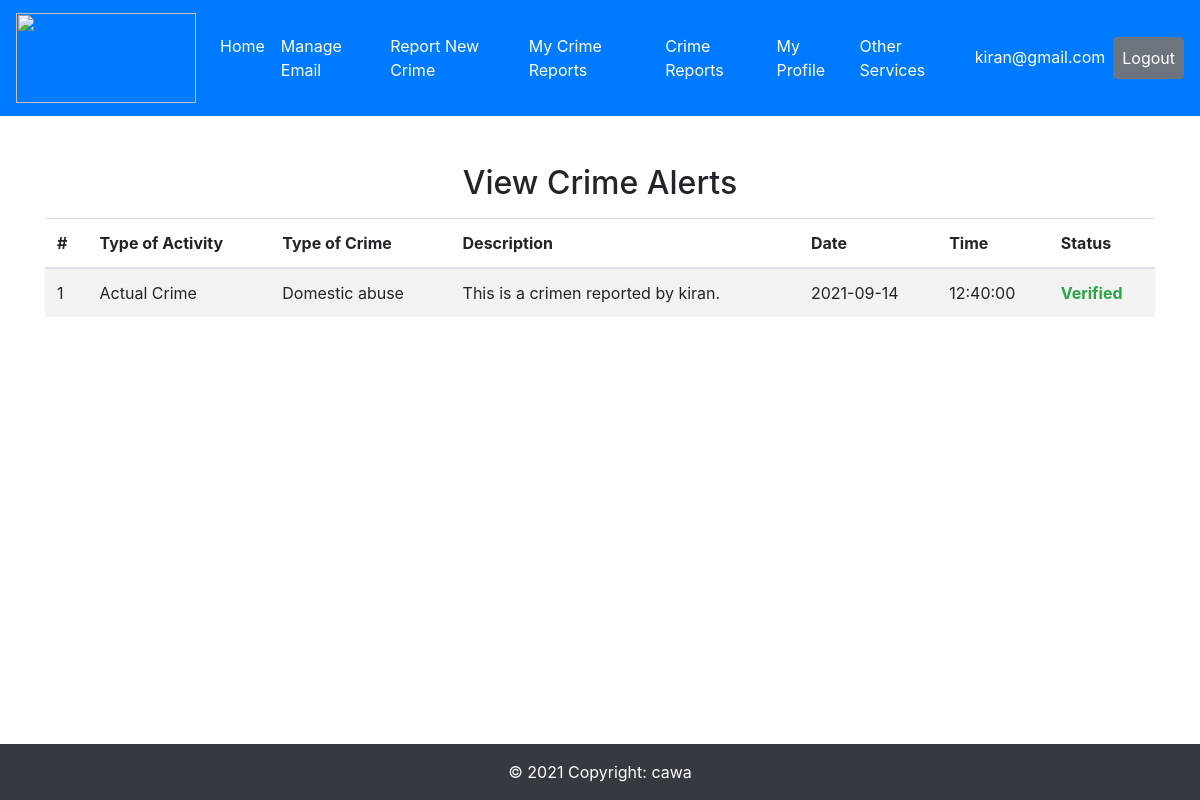
The page /view-my-report.php (signed in) on the database its author committed.
### tables this page shows
CREATE TABLE `crime_report` (
  `crid` int(11) NOT NULL,
  `user_email` varchar(60) NOT NULL,
  `dateofcrime` date NOT NULL,
  `timeofcrime` time NOT NULL,
  `typeofactivity` varchar(50) NOT NULL,
  `typeofcrime` varchar(50) NOT NULL,
  `crimedetails` text NOT NULL,
  `reported_at` timestamp NOT NULL DEFAULT current_timestamp(),
  `status` varchar(40) NOT NULL
);

### view-my-report.php (the view, shortened to what this page needs)
<!DOCTYPE html>
<html lang="en">
<head>
    <?php
    include_once 'linkFiles.php';
    ?>
</head>
<body>
<?php include_once "userheader.php" ?>
<div class="container my-5">
    <h2 class="text-center text-underline mb-3">View Crime Alerts</h2>
    <div class="table-responsive">
        <table class="table table-striped">
            <thead>
            <tr>
                <th>#</th>
                <th>Type&nbsp;of&nbsp;Activity</th>
                <th>Type&nbsp;of&nbsp;Crime</th>
                <th>Description</th>
                <th>Date</th>
                <th>Time</th>
                <th>Status</th>
            </tr>
            </thead>
            <tbody>
            <?php
            include_once 'connection.php';
            $userEmail = $_SESSION['EmailUser'];
            $select = "select * from crime_report where user_email='$userEmail'";
            $data = mysqli_query($conn, $select);
            $srno = 1;
            while ($row = mysqli_fetch_array($data)) {
                ?>
                <tr>
                    <td><?php echo $srno; ?></td>
                    <td><?php echo $row['typeofactivity'] ?></td>
                    <td><?php echo $row['typeofcrime'] ?></td>
                    <td><?php echo $row['crimedetails'] ?></td>
                    <td><?php echo $row['dateofcrime'] ?></td>
                    <td><?php echo $row['timeofcrime'] ?></td>
                    <td class="text-capitalize">
                        <?php
                        if ($row['status'] == "verified") {
                            ?>
                            <span class="text-success font-weight-bold"><?php echo $row['status']; ?></span>
                            <?php
                        } else {
                            echo $row['status'];
                        }
                        ?>
                    </td>
                </tr>
                <?php
                $srno++;
            }
            ?>
            </tbody>
        </table>
    </div>
</div>
<div class="fixed-bottom">
    <?php include_once "footer.php" ?>
</div>
</body>
</html>

### rows shown on the page
crime_report: typeofactivity "Actual Crime", typeofcrime "Domestic abuse", crimedetails "This is a crimen reported by kiran.", dateofcrime "2021-09-14", timeofcrime "12:40:00", status "Verified"

### other values the page prints
$_SESSION['EmailUser'] "kiran@gmail.com"
